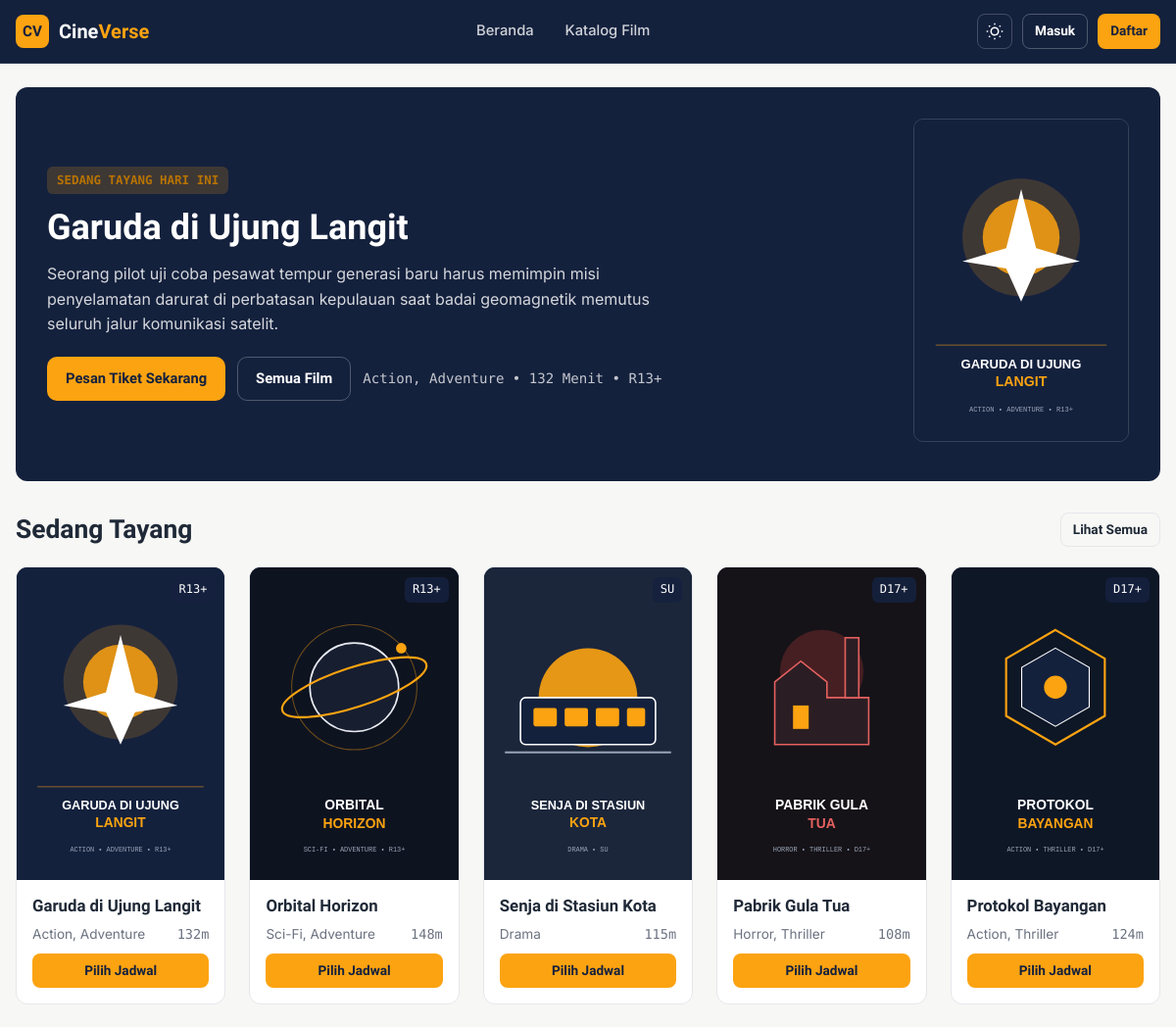
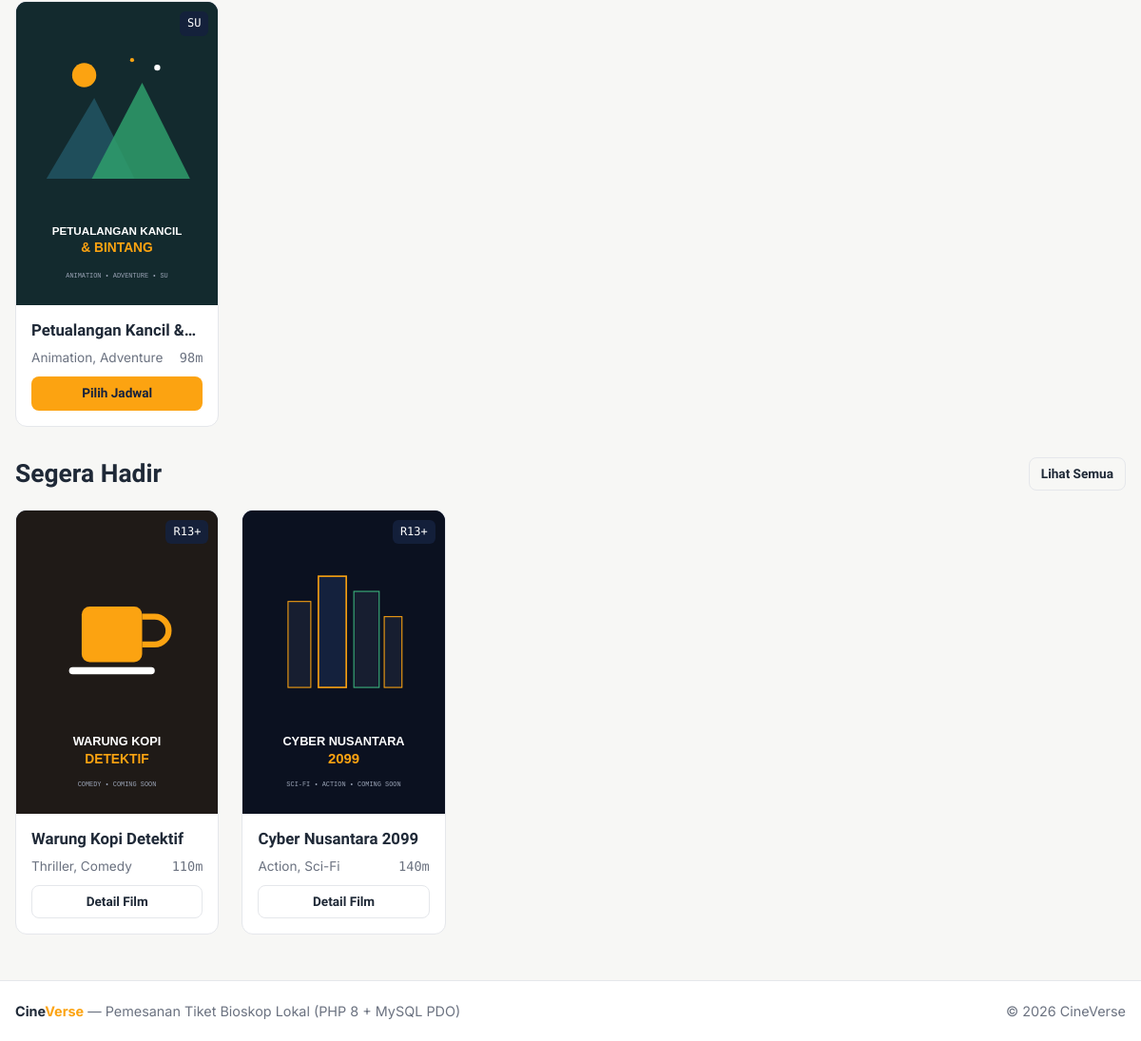
The page / on the database its author committed (2 pictures, top to bottom).
### tables this page shows
CREATE TABLE movies (
    id INT AUTO_INCREMENT PRIMARY KEY,
    title VARCHAR(150) NOT NULL,
    synopsis TEXT NOT NULL,
    duration_min INT NOT NULL DEFAULT 120,
    release_date DATE DEFAULT NULL,
    age_rating ENUM('SU', 'R13+', 'D17+', 'D21+') NOT NULL DEFAULT 'R13+',
    language VARCHAR(50) NOT NULL DEFAULT 'Indonesia',
    director VARCHAR(100) DEFAULT NULL,
    cast_list VARCHAR(255) DEFAULT NULL,
    poster VARCHAR(255) DEFAULT 'poster-1.svg',
    trailer_url VARCHAR(255) DEFAULT NULL,
    status ENUM('now_showing', 'coming_soon', 'archived') NOT NULL DEFAULT 'now_showing',
    created_at DATETIME NOT NULL DEFAULT CURRENT_TIMESTAMP
);

### includes/auth.php (called while the page is built, shortened)
<?php
function baseUrl(string $path = ''): string
{
    $scriptDir = str_replace('\\', '/', dirname($_SERVER['SCRIPT_NAME']));
    $root = preg_replace('#/(public|user|operator|admin|api)$#', '', $scriptDir);
    $root = rtrim($root, '/');
    return $root . '/' . ltrim($path, '/');
}
function currentUser(): ?array
{
    return $_SESSION['user'] ?? null;
}

### includes/functions.php (called while the page is built, shortened)
<?php
require_once __DIR__ . '/auth.php';
function e(?string $str): string
{
    return htmlspecialchars((string)$str, ENT_QUOTES, 'UTF-8');
}
function posterUrl(?string $poster): string
{
    return baseUrl('uploads/' . $poster);
}

### public/index.php (the view, shortened to what this page needs)
<?php
require_once __DIR__ . '/../includes/layout/header.php';
$heroStmt = $pdo->query("
    SELECT m.*, GROUP_CONCAT(g.name SEPARATOR ', ') AS genres
    FROM movies m
    LEFT JOIN movie_genres mg ON mg.movie_id = m.id
    LEFT JOIN genres g ON g.id = mg.genre_id
    WHERE m.status = 'now_showing'
    GROUP BY m.id
    ORDER BY m.id ASC
    LIMIT 1
");
$heroMovie = $heroStmt->fetch();
$nowStmt = $pdo->query("
    SELECT m.*, GROUP_CONCAT(g.name SEPARATOR ', ') AS genres
    FROM movies m
    LEFT JOIN movie_genres mg ON mg.movie_id = m.id
    LEFT JOIN genres g ON g.id = mg.genre_id
    WHERE m.status = 'now_showing'
    GROUP BY m.id
    ORDER BY m.id ASC
");
$nowShowing = $nowStmt->fetchAll();
$comingStmt = $pdo->query("
    SELECT m.*, GROUP_CONCAT(g.name SEPARATOR ', ') AS genres
    FROM movies m
    LEFT JOIN movie_genres mg ON mg.movie_id = m.id
    LEFT JOIN genres g ON g.id = mg.genre_id
    WHERE m.status = 'coming_soon'
    GROUP BY m.id
    ORDER BY m.release_date ASC
");
$comingSoon = $comingStmt->fetchAll();
?>
<?php if ($heroMovie): ?>
<section class="hero">
    <div>
        <span class="badge badge-warning" style="margin-bottom:12px;">SEDANG TAYANG HARI INI</span>
        <h1><?= e($heroMovie['title']) ?></h1>
        <p><?= e($heroMovie['synopsis']) ?></p>
        <div style="display:flex;gap:12px;flex-wrap:wrap;align-items:center;">
            <a href="movie.php?id=<?= (int)$heroMovie['id'] ?>" class="btn btn-primary">Pesan Tiket Sekarang</a>
            <a href="movies.php" class="btn btn-outline-light">Semua Film</a>
            <span class="mono" style="color:rgba(255,255,255,0.75);font-size:0.88rem;">
                <?= e($heroMovie['genres']) ?> • <?= (int)$heroMovie['duration_min'] ?> Menit • <?= e($heroMovie['age_rating']) ?>
            </span>
        </div>
    </div>
    <div>
        <img src="<?= e(posterUrl($heroMovie['poster'])) ?>" alt="<?= e($heroMovie['title']) ?>" class="hero-poster">
    </div>
</section>
<?php endif; ?>
<div class="section-header">
    <h2>Sedang Tayang</h2>
    <a href="movies.php?status=now_showing" class="btn btn-outline btn-sm">Lihat Semua</a>
</div>
<div class="movie-grid">
    <?php foreach ($nowShowing as $m): ?>
        <article class="movie-card">
            <a href="movie.php?id=<?= (int)$m['id'] ?>" class="movie-poster-wrap">
                <img src="<?= e(posterUrl($m['poster'])) ?>" alt="<?= e($m['title']) ?>" class="movie-poster">
                <span class="age-badge"><?= e($m['age_rating']) ?></span>
            </a>
            <div class="movie-body">
                <h3 class="movie-title"><a href="movie.php?id=<?= (int)$m['id'] ?>"><?= e($m['title']) ?></a></h3>
                <div class="movie-meta">
                    <span><?= e($m['genres'] ?: '-') ?></span>
                    <span class="mono"><?= (int)$m['duration_min'] ?>m</span>
                </div>
                <a href="movie.php?id=<?= (int)$m['id'] ?>" class="btn btn-primary btn-sm" style="margin-top:auto;">Pilih Jadwal</a>
            </div>
        </article>
    <?php endforeach; ?>
</div>
<?php if (!empty($comingSoon)): ?>
<div class="section-header">
    <h2>Segera Hadir</h2>
    <a href="movies.php?status=coming_soon" class="btn btn-outline btn-sm">Lihat Semua</a>
</div>
<div class="movie-grid">
    <?php foreach ($comingSoon as $m): ?>
        <article class="movie-card">
            <a href="movie.php?id=<?= (int)$m['id'] ?>" class="movie-poster-wrap">
                <img src="<?= e(posterUrl($m['poster'])) ?>" alt="<?= e($m['title']) ?>" class="movie-poster">
                <span class="age-badge"><?= e($m['age_rating']) ?></span>
            </a>
            <div class="movie-body">
                <h3 class="movie-title"><a href="movie.php?id=<?= (int)$m['id'] ?>"><?= e($m['title']) ?></a></h3>
                <div class="movie-meta">
                    <span><?= e($m['genres'] ?: '-') ?></span>
                    <span class="mono"><?= (int)$m['duration_min'] ?>m</span>
                </div>
                <a href="movie.php?id=<?= (int)$m['id'] ?>" class="btn btn-outline btn-sm" style="margin-top:auto;">Detail Film</a>
            </div>
        </article>
    <?php endforeach; ?>
</div>
<?php endif; ?>
<?php require_once __DIR__ . '/../includes/layout/footer.php'; ?>

### includes/layout/header.php (shortened to what this page needs)
<?php
require_once __DIR__ . '/../functions.php';
?>
<!DOCTYPE html>
<html lang="id" data-theme="light">
<head>
    <link rel="stylesheet" href="<?= baseUrl('assets/css/style.css') ?>">
</head>
<body>
<?php include __DIR__ . '/navbar.php'; ?>
<main class="container main-content">

### includes/layout/navbar.php (shortened to what this page needs)
<?php
$user = currentUser();
$currentScript = basename($_SERVER['SCRIPT_NAME']);
?>
<header class="navbar no-print">
    <div class="container navbar-inner">
        <a href="<?= baseUrl('public/index.php') ?>" class="brand">
            <span class="brand-mark">CV</span>
            <span class="brand-text">Cine<span class="text-accent">Verse</span></span>
        </a>
        <nav class="nav-links">
            <a href="<?= baseUrl('public/index.php') ?>" class="<?= $currentScript === 'index.php' && str_contains($_SERVER['SCRIPT_NAME'], '/public/') ? 'active' : '' ?>">Beranda</a>
            <a href="<?= baseUrl('public/movies.php') ?>" class="<?= $currentScript === 'movies.php' && str_contains($_SERVER['SCRIPT_NAME'], '/public/') ? 'active' : '' ?>">Katalog Film</a>
        </nav>
        <div class="nav-actions">
            <button type="button" id="themeToggle" class="btn-icon" aria-label="Ganti mode terang atau gelap" title="Mode Terang / Gelap">
                <svg class="icon-sun" width="18" height="18" viewBox="0 0 24 24" fill="none" stroke="currentColor" stroke-width="2">
                    <circle cx="12" cy="12" r="5"></circle>
                    <path d="M12 1v2M12 21v2M4.22 4.22l1.42 1.42M18.36 18.36l1.42 1.42M1 12h2M21 12h2M4.22 19.78l1.42-1.42M18.36 5.64l1.42-1.42"></path>
                </svg>
            </button>
            <?php if ($user): ?>
                <a href="<?= baseUrl('user/profile.php') ?>" class="user-pill" title="Lihat &amp; Edit Profil">
                    <?php if (!empty($user['avatar'])): ?>
                        <img src="<?= e(avatarUrl($user['avatar'])) ?>" alt="<?= e($user['name']) ?>" class="nav-avatar">
                    <?php else: ?>
                        <span class="nav-avatar-fallback"><?= e(userInitials($user['name'])) ?></span>
                    <?php endif; ?>
                    <strong><?= e($user['name']) ?></strong>
                    <small class="role-tag"><?= e(strtoupper($user['role'])) ?></small>
                </a>
                <a href="<?= baseUrl('public/logout.php') ?>" class="btn btn-outline-light btn-sm">Keluar</a>
            <?php else: ?>
                <a href="<?= baseUrl('public/login.php') ?>" class="btn btn-outline-light btn-sm">Masuk</a>
                <a href="<?= baseUrl('public/register.php') ?>" class="btn btn-primary btn-sm">Daftar</a>
            <?php endif; ?>
        </div>
    </div>
</header>

### includes/layout/footer.php (shortened to what this page needs)
</main>
<footer class="site-footer no-print">
    <div class="container footer-inner">
        <div>
            <strong>Cine<span class="text-accent">Verse</span></strong>
            <span class="text-muted"> — Pemesanan Tiket Bioskop Lokal (PHP 8 + MySQL PDO)</span>
        </div>
        <div class="text-muted">
            &copy; <?= date('Y') ?> CineVerse
        </div>
    </div>
</footer>
</body>
</html>

### rows shown on the page
movies: title "Garuda di Ujung Langit", synopsis "Seorang pilot uji coba pesawat tempur generasi baru harus memimpin misi penyelamatan darurat di perbatasan kepulauan saat badai geomagnetik memutus seluruh jalur komunikasi satelit.", duration_min "132", age_rating "R13+", poster (picture), genres "Action, Adventure"
movies: poster (picture), age_rating "R13+", title "Orbital Horizon", genres "Sci-Fi, Adventure", duration_min "148"
movies: poster (picture), age_rating "SU", title "Senja di Stasiun Kota", genres "Drama", duration_min "115"
movies: poster (picture), age_rating "D17+", title "Pabrik Gula Tua", genres "Horror, Thriller", duration_min "108"
movies: poster (picture), age_rating "D17+", title "Protokol Bayangan", genres "Action, Thriller", duration_min "124"
movies: poster (picture), age_rating "SU", title "Petualangan Kancil…", genres "Animation, Adventure", duration_min "98"
movies: poster (picture), age_rating "R13+", title "Warung Kopi Detektif", genres "Thriller, Comedy", duration_min "110"
movies: poster (picture), age_rating "R13+", title "Cyber Nusantara 2099", genres "Action, Sci-Fi", duration_min "140"

### other values the page prints
$heroMovie['genres'] "Action, Adventure"
